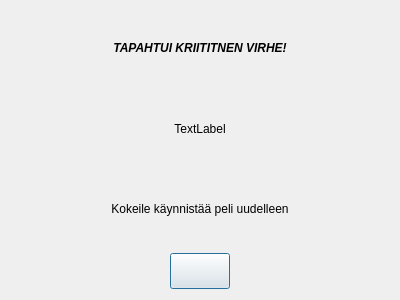
<?xml version="1.0" encoding="UTF-8"?>
<ui version="4.0">
 <class>virheIkkuna</class>
 <widget class="QDialog" name="virheIkkuna">
  <property name="geometry">
   <rect>
    <x>0</x>
    <y>0</y>
    <width>400</width>
    <height>300</height>
   </rect>
  </property>
  <property name="windowTitle">
   <string>VirheIkkuna</string>
  </property>
  <layout class="QGridLayout" name="gridLayout">
   <item row="4" column="0">
    <layout class="QVBoxLayout" name="verticalLayout_2">
     <item>
      <widget class="QLabel" name="teksti">
       <property name="text">
        <string>&lt;html&gt;&lt;head/&gt;&lt;body&gt;&lt;p align=&quot;center&quot;&gt;&lt;span style=&quot; font-weight:600; font-style:italic;&quot;&gt;TAPAHTUI KRIITITNEN VIRHE!&lt;/span&gt;&lt;/p&gt;&lt;/body&gt;&lt;/html&gt;</string>
       </property>
      </widget>
     </item>
     <item>
      <widget class="QLabel" name="selite">
       <property name="text">
        <string>&lt;html&gt;&lt;head/&gt;&lt;body&gt;&lt;p align=&quot;center&quot;&gt;TextLabel&lt;/p&gt;&lt;/body&gt;&lt;/html&gt;</string>
       </property>
      </widget>
     </item>
     <item>
      <widget class="QLabel" name="teksti2">
       <property name="text">
        <string>&lt;html&gt;&lt;head/&gt;&lt;body&gt;&lt;p align=&quot;center&quot;&gt;Kokeile käynnistää peli uudelleen&lt;/p&gt;&lt;/body&gt;&lt;/html&gt;</string>
       </property>
      </widget>
     </item>
     <item alignment="Qt::AlignHCenter">
      <widget class="QPushButton" name="lopetaNappi">
       <property name="minimumSize">
        <size>
         <width>60</width>
         <height>36</height>
        </size>
       </property>
       <property name="maximumSize">
        <size>
         <width>60</width>
         <height>36</height>
        </size>
       </property>
       <property name="text">
        <string/>
       </property>
       <property name="icon">
        <iconset resource="Kuvat.qrc">
         <normaloff>:/new/prefix1/Kuvat/suljeNappi.png</normaloff>:/new/prefix1/Kuvat/suljeNappi.png</iconset>
       </property>
       <property name="iconSize">
        <size>
         <width>60</width>
         <height>36</height>
        </size>
       </property>
      </widget>
     </item>
    </layout>
   </item>
  </layout>
 </widget>
 <resources>
  <include location="Kuvat.qrc"/>
 </resources>
 <connections/>
</ui>
